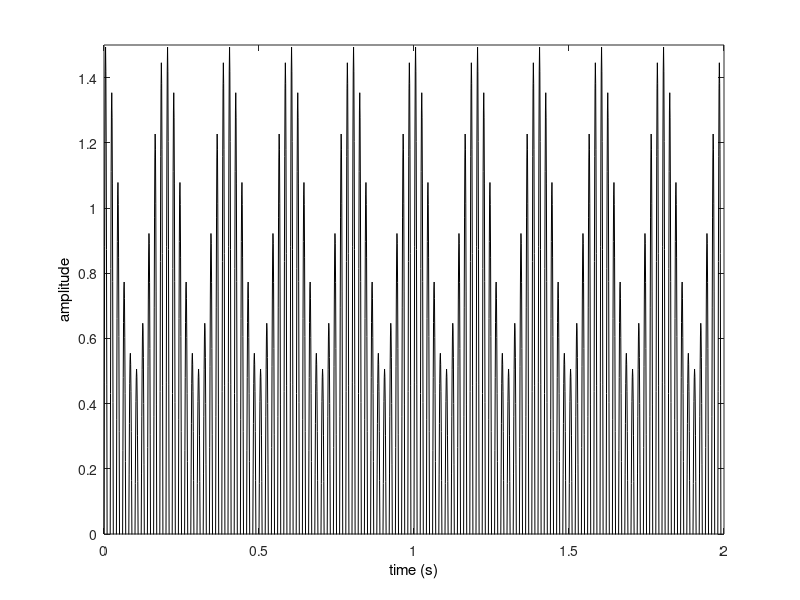

Write MATLAB code to recreate this figure.
%-------------------------------------------------------------------------------
% Function
%-------------------------------------------------------------------------------
function L1_information_processing_OLD()

clc;

% parameters
fs = 1000;
nDuration = 2;
fc = 50;      
fm = 5;        
M = 0.5;      

% time variable
dt = 1 / fs;
t = (0:dt:(nDuration - dt))';

% AM signal
u = (1 + M * cos(2 * pi * t * fm));
y = sin(2 * pi * t * fc) .* u;

% get peaks
% th = 1.0;
% p = get_peaks(y, th);
% p(1:floor(0.5 * length(p))) = 0;
% p = p + u / 10;

% draw
plot(t, y, 'k'); set(gca, 'YLim', [0, 1.5]);
set(get(gca, 'XLabel'), 'String', 'time (s)');
set(get(gca, 'YLabel'), 'String', 'amplitude');

end % end 

%-------------------------------------------------------------------------------
% Function, reconstruct_signal()
%-------------------------------------------------------------------------------
function u = get_peaks(y, th)

N = length(y);
y(y < th) = 0;
u = zeros(N, 1);
for n = 2:(N - 1)
  if y(n - 1) < y(n) && y(n + 1) < y(n)
    u(n) = 1;
  end
end

end % end

%-------------------------------------------------------------------------------